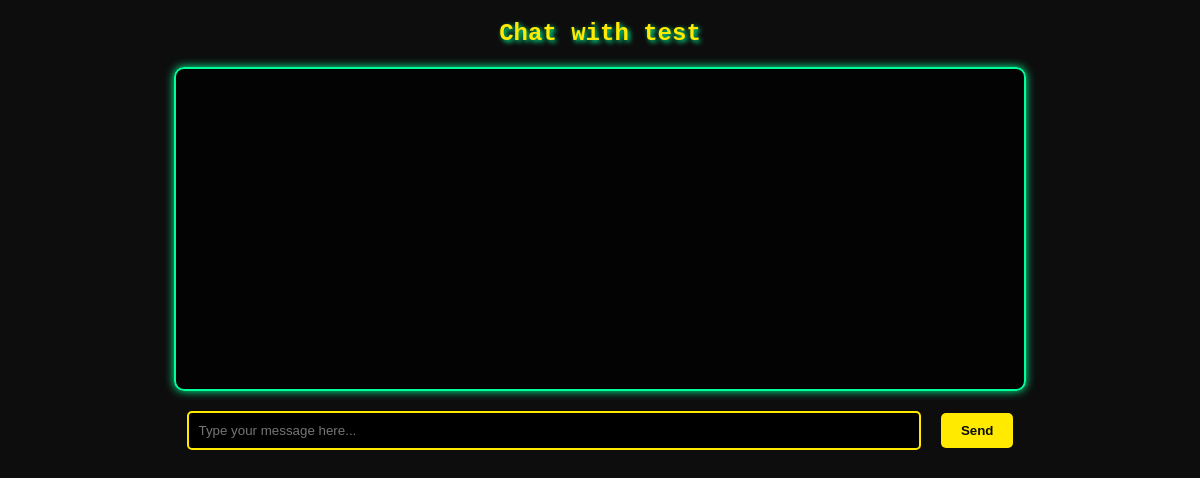
Page /private/test/ (signed in) on the earlier database version.
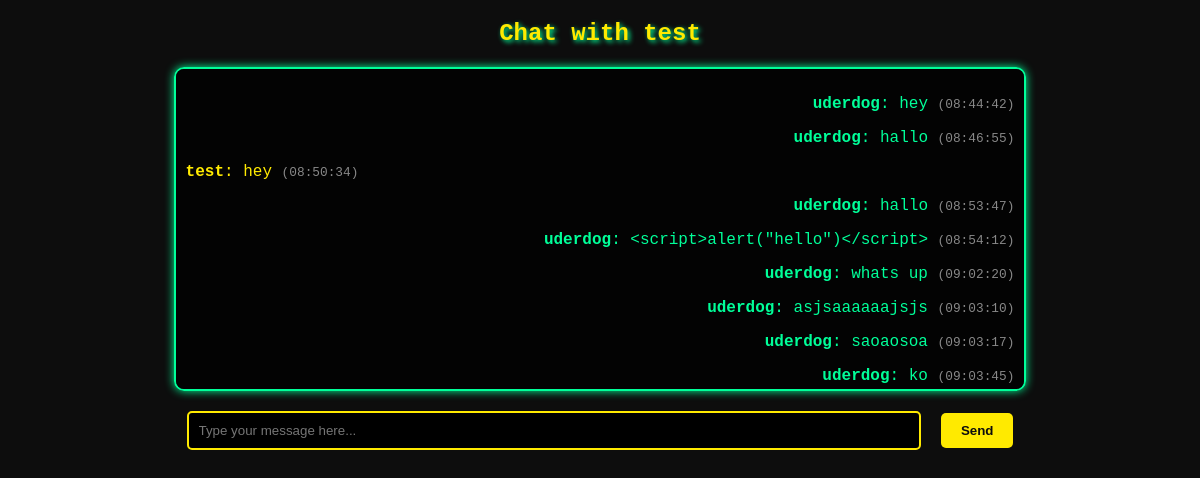
Same page on the later database version.
### private_chat/models.py (models this page shows, shortened)
class PrivateMessage(models.Model):
    sender = models.ForeignKey(User, related_name='private_sent_messages', on_delete=models.CASCADE)
    receiver = models.ForeignKey(User, related_name='private_received_messages', on_delete=models.CASCADE)
    text = models.TextField()
    timestamp = models.DateTimeField(auto_now_add=True)

### private_chat/views.py (the view)
# urls.py: path('<str:username>/', private_chat_room, name='private_chat'),
def private_chat_room(request, username):
    other_user = get_object_or_404(User, username=username)
    messages = PrivateMessage.objects.filter(
        sender__in=[request.user, other_user],
        receiver__in=[request.user, other_user]
    ).order_by('timestamp')
    return render(request, 'private_chat.html', {
        'other_user': other_user,
        'messages': messages,
    })

### private_chat/templates/private_chat.html (shortened to what this page needs)
<!DOCTYPE html>
<html>
<head>
</head>
<body onload="document.getElementById('chat-message-input').focus();">
    <h2>Chat with {{ other_user.username }}</h2>
    <div id="chat-log">
        {% for msg in messages %}
            <p class="{% if msg.sender.username == request.user.username %}sent{% else %}received{% endif %}">
                <strong>{{ msg.sender.username }}</strong>: {{ msg.text }}
                <small>({{ msg.timestamp|date:"H:i:s" }})</small>
            </p>
        {% endfor %}
    </div>
    <div id="input-wrapper">
        <input id="chat-message-input" type="text" autocomplete="off" placeholder="Type your message here..." />
        <button id="chat-message-submit" disabled>Send</button>
    </div>
</body>
</html>

### private_chat/templates/private_chat.html (style rules this page uses)
body { background-color: #0d0d0d; color: #00ff99; font-family: 'Courier New', monospace; text-align: center; }
h2 { color: #FFEA00; text-shadow: 2px 2px 5px #00ff99; margin-top: 20px; }
#chat-log { border: 2px solid #00ff99; height: 300px; overflow-y: auto; padding: 10px; margin: 20px auto; background: rgba(0, 0, 0, 0.8); box-shadow: 0px 0px 10px #00ff99; border-radius: 10px; width: 70%; text-align: left; }
.sent { text-align: right; color: #00ff99; }
.received { text-align: left; color: #FFEA00; }
input[type="text"] { width: 60%; padding: 10px; border: 2px solid #FFEA00; background: black; color: #00ff99; border-radius: 5px; outline: none; }
button { padding: 10px 20px; background: #FFEA00; border: none; color: #0d0d0d; font-weight: bold; cursor: pointer; border-radius: 5px; margin-left: 10px; transition: 0.3s; }
small { font-size: 0.8em; color: #888; }
#input-wrapper { display: flex; justify-content: center; align-items: center; margin-bottom: 40px; gap: 10px; }

Differences in the rows shown:
added PrivateMessage: sender.username "uderdog", text "hey", timestamp "08:44:42"
added PrivateMessage: sender.username "uderdog", text "hallo", timestamp "08:46:55"
added PrivateMessage: sender.username "test", text "hey", timestamp "08:50:34"
added PrivateMessage: sender.username "uderdog", text "hallo", timestamp "08:53:47"
added PrivateMessage: sender.username "uderdog", text "<script>alert(\"hello\")</script>", timestamp "08:54:12"
added PrivateMessage: sender.username "uderdog", text "whats up", timestamp "09:02:20"
added PrivateMessage: sender.username "uderdog", text "asjsaaaaaajsjs", timestamp "09:03:10"
added PrivateMessage: sender.username "uderdog", text "saoaosoa", timestamp "09:03:17"
added PrivateMessage: sender.username "uderdog", text "ko", timestamp "09:03:45"
